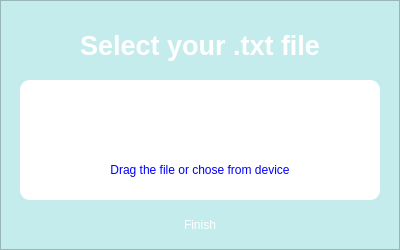
<?xml version="1.0" encoding="UTF-8"?>
<ui version="4.0">
 <class>downloadPopUp</class>
 <widget class="QWidget" name="downloadPopUp">
  <property name="geometry">
   <rect>
    <x>0</x>
    <y>0</y>
    <width>400</width>
    <height>250</height>
   </rect>
  </property>
  <property name="windowTitle">
   <string>Form</string>
  </property>
  <property name="styleSheet">
   <string notr="true">background-color: rgb(196, 236, 236);</string>
  </property>
  <widget class="QFrame" name="downloadPopUp_2">
   <property name="geometry">
    <rect>
     <x>0</x>
     <y>0</y>
     <width>400</width>
     <height>250</height>
    </rect>
   </property>
   <property name="maximumSize">
    <size>
     <width>500</width>
     <height>600</height>
    </size>
   </property>
   <property name="styleSheet">
    <string notr="true">background: qlineargradient(
    x1: 0, y1: 0, x2: 1, y2: 1,
    stop: 0 rgba(39, 113, 90, 1), stop: 1 rgba(210, 254, 254, 1)
);
</string>
   </property>
   <property name="frameShape">
    <enum>QFrame::StyledPanel</enum>
   </property>
   <property name="frameShadow">
    <enum>QFrame::Raised</enum>
   </property>
   <widget class="QPushButton" name="logoButton">
    <property name="geometry">
     <rect>
      <x>320</x>
      <y>10</y>
      <width>50</width>
      <height>50</height>
     </rect>
    </property>
    <property name="font">
     <font>
      <family>Arial</family>
      <underline>false</underline>
     </font>
    </property>
    <property name="styleSheet">
     <string notr="true">background: none;
border: none;
color: black;</string>
    </property>
    <property name="text">
     <string/>
    </property>
    <property name="icon">
     <iconset>
      <normaloff>../images/icon.png</normaloff>../images/icon.png</iconset>
    </property>
    <property name="iconSize">
     <size>
      <width>90</width>
      <height>90</height>
     </size>
    </property>
   </widget>
   <widget class="QFrame" name="frame">
    <property name="geometry">
     <rect>
      <x>20</x>
      <y>80</y>
      <width>360</width>
      <height>120</height>
     </rect>
    </property>
    <property name="styleSheet">
     <string notr="true">border: none;
background: white;
border-radius: 10%;</string>
    </property>
    <property name="frameShape">
     <enum>QFrame::StyledPanel</enum>
    </property>
    <property name="frameShadow">
     <enum>QFrame::Raised</enum>
    </property>
    <widget class="QPushButton" name="importButton">
     <property name="geometry">
      <rect>
       <x>0</x>
       <y>80</y>
       <width>360</width>
       <height>20</height>
      </rect>
     </property>
     <property name="styleSheet">
      <string notr="true">font: 12pt &quot;Arial&quot;;
color: blue;
</string>
     </property>
     <property name="text">
      <string>Drag the file or chose from device</string>
     </property>
    </widget>
    <widget class="QLabel" name="wrongLabel">
     <property name="enabled">
      <bool>true</bool>
     </property>
     <property name="geometry">
      <rect>
       <x>0</x>
       <y>50</y>
       <width>360</width>
       <height>20</height>
      </rect>
     </property>
     <property name="styleSheet">
      <string notr="true">font: 9pt &quot;Arial&quot;;
color: red;</string>
     </property>
     <property name="text">
      <string/>
     </property>
     <property name="alignment">
      <set>Qt::AlignCenter</set>
     </property>
    </widget>
   </widget>
   <widget class="QPushButton" name="finishButton">
    <property name="geometry">
     <rect>
      <x>150</x>
      <y>210</y>
      <width>100</width>
      <height>30</height>
     </rect>
    </property>
    <property name="styleSheet">
     <string notr="true">font: 18pt &quot;Arial&quot;;
color: white; 
background: qradialgradient(
    cx: 0.3, cy: -0.4, fx: 0.3, fy: -0.4,
    radius: 1.35, stop: 0 rgba(35, 120, 99, 1), stop: 1 rgba(77, 206, 175, 1)
);

border-radius: 10%;</string>
    </property>
    <property name="text">
     <string>Finish</string>
    </property>
   </widget>
   <widget class="QLabel" name="selectFileLabel">
    <property name="geometry">
     <rect>
      <x>0</x>
      <y>10</y>
      <width>400</width>
      <height>70</height>
     </rect>
    </property>
    <property name="font">
     <font>
      <family>Arial</family>
      <pointsize>20</pointsize>
      <italic>false</italic>
      <bold>true</bold>
     </font>
    </property>
    <property name="styleSheet">
     <string notr="true">font: 700 20pt &quot;Arial&quot;;
color: white;
background: none;</string>
    </property>
    <property name="text">
     <string>Select your .txt file</string>
    </property>
    <property name="alignment">
     <set>Qt::AlignCenter</set>
    </property>
   </widget>
  </widget>
 </widget>
 <resources/>
 <connections/>
</ui>
